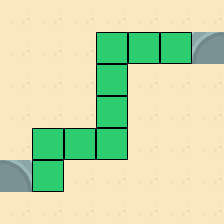

Below is a game level as drawn by its tile map, then a one-line description and the .tmx that defines it (tile-layer data replaced by summaries):
An orthogonal 7x7 tile map with 32x32 px tiles, 1 tile layer (Calque de Tile 1), 4 tilesets.

<map version="1.0" orientation="orthogonal" renderorder="right-down" width="7" height="7" tilewidth="32" tileheight="32" nextobjectid="4">
 <tileset firstgid="1" name="g" tilewidth="32" tileheight="32" tilecount="1">
  <image source="tuiles/ground.png" width="32" height="32" />
 </tileset>
 <tileset firstgid="2" name="a" tilewidth="32" tileheight="32" tilecount="1">
  <image source="tuiles/grass.png" width="32" height="32" />
 </tileset>
 <tileset firstgid="3" name="tile_13" tilewidth="32" tileheight="32" tilecount="16">
  <image source="tuiles/tile_13.png" width="128" height="128" />
 </tileset>
 <tileset firstgid="19" name="g" tilewidth="32" tileheight="32" tilecount="1">
  <image source="tuiles/grass - Copie.png" width="32" height="32" />
 </tileset>
 <layer name="Calque de Tile 1" width="7" height="7">
  <data>[49 cells, 49 non-empty, 4 distinct tile ids]</data>
 </layer>
</map>
